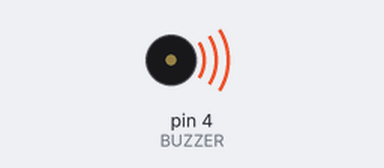
Bench run of a sketch on a simulated Arduino Uno, built with avr-gcc and run on an emulated ATmega328P. On the bench: buzzer (waves = sounding, pin HIGH).

Above: at 0.1 s.
Timing chart, 0 to 1.6 s (numbered marks = the images above):
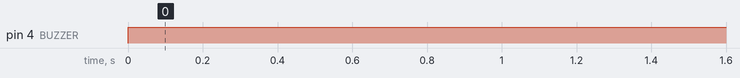

The sketch:

buzzer_attivo.ino
```cpp
/*
 * Questo programma per Arduino UNO serve a collaudare il buzzer attivo
 *
 * TMB12A05
 *
 *
 * Visualizza l'esperienza di laboratorio completa:
 * https://youtu.be/Cs4E_jhcFlY
 *
 */

#define BUZZER    4

void setup() {

  pinMode( BUZZER, OUTPUT );

}

void loop() {

  digitalWrite( BUZZER, HIGH );

}
```

Measured:
- by itself, pin 4 (BUZZER): LOW → HIGH at 0.00 s
